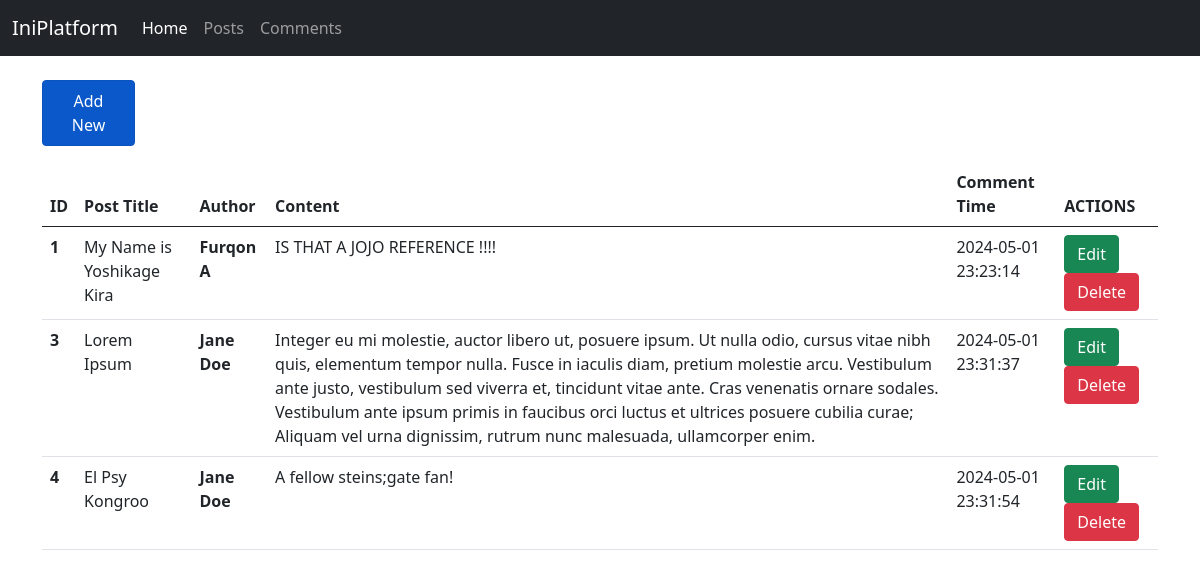
The page /Program/comments.php on the database its author committed.
### tables this page shows
CREATE TABLE `comments` (
  `id_comment` int(11) NOT NULL,
  `id_member` int(11) NOT NULL,
  `id_post` int(11) NOT NULL,
  `comment_content` text NOT NULL,
  `comment_time` datetime NOT NULL DEFAULT current_timestamp()
);

CREATE TABLE `posts` (
  `id_post` int(11) NOT NULL,
  `title` varchar(255) NOT NULL,
  `id_member` int(11) NOT NULL,
  `post_content` text NOT NULL,
  `post_time` datetime NOT NULL DEFAULT current_timestamp()
);

CREATE TABLE `members` (
  `id_member` int(11) NOT NULL,
  `name` varchar(128) NOT NULL,
  `email` varchar(128) NOT NULL,
  `phone` varchar(16) NOT NULL,
  `join_date` date NOT NULL DEFAULT curdate()
);

### Program/controllers/Comments.controller.php (called while the page is built, shortened)
<?php
include('views/Comments.view.php');
class CommentsController
{
    private $comments, $members, $posts;
    function __construct()
    {
        $this->comments = new Comments(Conf::$db_host, Conf::$db_user, Conf::$db_pass, Conf::$db_name);
    }
    public function index()
    {
        $this->comments->open();
        $this->comments->getComments();
        $data = array();
        while ($row = $this->comments->getResult()) {
            array_push($data, $row);
        }
        $view = new commentsView();
        $view->renderIndex($data);
    }
}

### Program/comments.php (called while the page is built)
<?php
include_once("models/Template.class.php");
include_once("models/DB.class.php");
include_once("controllers/Comments.controller.php");
$comments = new CommentsController();
$comments->index();

### Program/models/DB.class.php (called while the page is built, shortened)
<?php
class DB
{
    var $db_host = "";
    var $db_user = "";
    var $db_pass = "";
    var $db_name = "";
    var $db_link = "";
    function __construct($db_host, $db_user, $db_pass, $db_name)
    {
        $this->db_host = $db_host;
        $this->db_user = $db_user;
        $this->db_pass = $db_pass;
        $this->db_name = $db_name;
    }
    function open()
    {
        $this->db_link = mysqli_connect($this->db_host, $this->db_user, $this->db_pass, $this->db_name);
    }
    function execute($query)
    {
        $this->result = mysqli_query($this->db_link, $query);
        return $this->result;
    }
}
?>

### Program/models/Comments.class.php (called while the page is built, shortened)
<?php
class Comments extends DB
{
    function getComments()
    {
        $query = "SELECT * FROM comments
        INNER JOIN members
        ON comments.id_member = members.id_member
        INNER JOIN posts
        ON comments.id_post = posts.id_post
        ORDER BY comments.id_comment
        ";
        return $this->execute($query);
    }
}

### Program/views/Comments.view.php (the view, shortened to what this page needs)
<?php
class CommentsView
{
    public function renderIndex($data)
    {
        $dataTableHeader = "
        <th>ID</th>
        <th>Post Title</th>
        <th>Author</th>
        <th>Content</th>
        <th>Comment Time</th>
        <th>ACTIONS</th>
        ";
        $dataComments = null;
        foreach ($data as $row) {
            $dataComments .= "<tr>
        <th>$row[id_comment]</th>
        <td>$row[title]</td>
        <th>$row[name]</th>
        <td>$row[comment_content]</td>
        <td>$row[comment_time]</td>
        <td>
                  <a class='btn btn-success' href='editComments.php?id_edit=$row[id_comment]'>Edit</a>
                  <a class='btn btn-danger' href='deleteComments.php?id_delete=$row[id_comment]'>Delete</a>
                </td>
      </tr>";
        }
    }
}

### Program/models/Template.class.php (shortened to what this page needs)
<?php
class Template
{
    var $content = '';
    function __construct($filename='')
    {
        $this->content = implode('', @file($filename));
    }
    function clear()
    {
        $this->content = preg_replace("/DATA_[A-Z|_|0-9]+/", "", $this->content);
    }
    function write()
    {
        print $this->content;
    }
    function replace($old = '', $new = '')
    {
        if (is_int($new)) {
            $value = sprintf("%d", $new);
        }
        elseif (is_float($new)) {
            $value = sprintf("%f", $new);
        }
        elseif (is_array($new)) {
            $value = '';
            foreach ($new as $item) {
                $value .= $item. ' ';
            }
        }
        else {
            $value = $new;
        }
        $this->content = preg_replace("/$old/", $value, $this->content);
    }
}
?>

### rows shown on the page
comments: id_comment "1", id_post.title "My Name is Yoshikage Kira", id_member.name "Furqon A", comment_content "IS THAT A JOJO REFERENCE !!!!", comment_time "2024-05-01 23:23:14"
comments: id_comment "3", id_post.title "Lorem Ipsum", id_member.name "Jane Doe", comment_content "Integer eu mi molestie, auctor libero ut, posuere ipsum. Ut nulla odio, cursus vitae nibh quis, elementum tempor nulla. Fusce in iaculis diam, pretium molestie arcu. Vestibulum ante justo, vestibulum sed viverra et, tincidunt vitae ante. Cras venenatis ornare sodales. Vestibulum ante ipsum primis in faucibus orci luctus et ultrices posuere cubilia curae; Aliquam vel urna dignissim, rutrum nunc malesuada, ullamcorper enim.", comment_time "2024-05-01 23:31:37"
comments: id_comment "4", id_post.title "El Psy Kongroo", id_member.name "Jane Doe", comment_content "A fellow steins;gate fan!", comment_time "2024-05-01 23:31:54"

### other values the page prints
$this->content "IniPlatform Home Posts Comments Add New"
